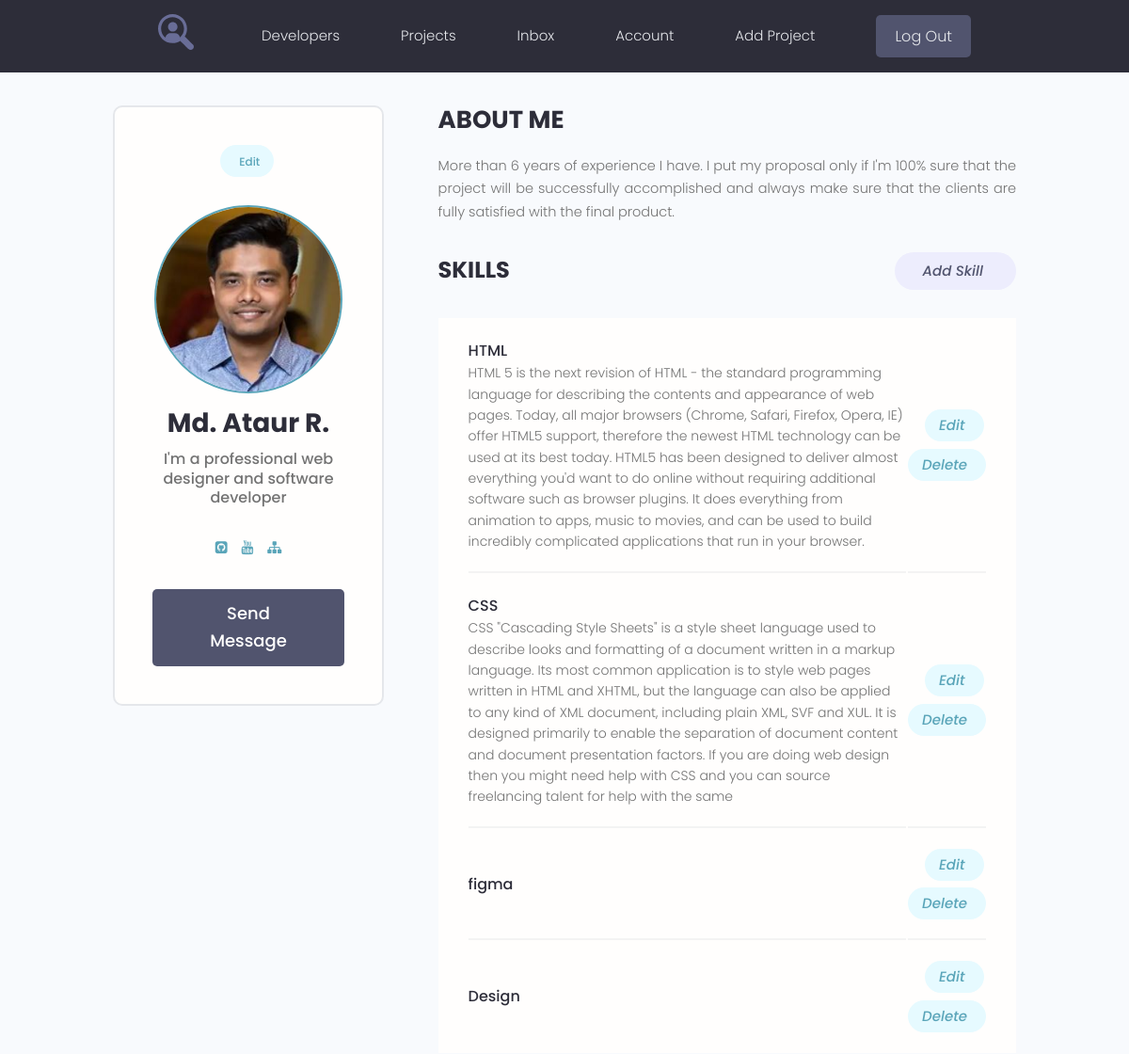
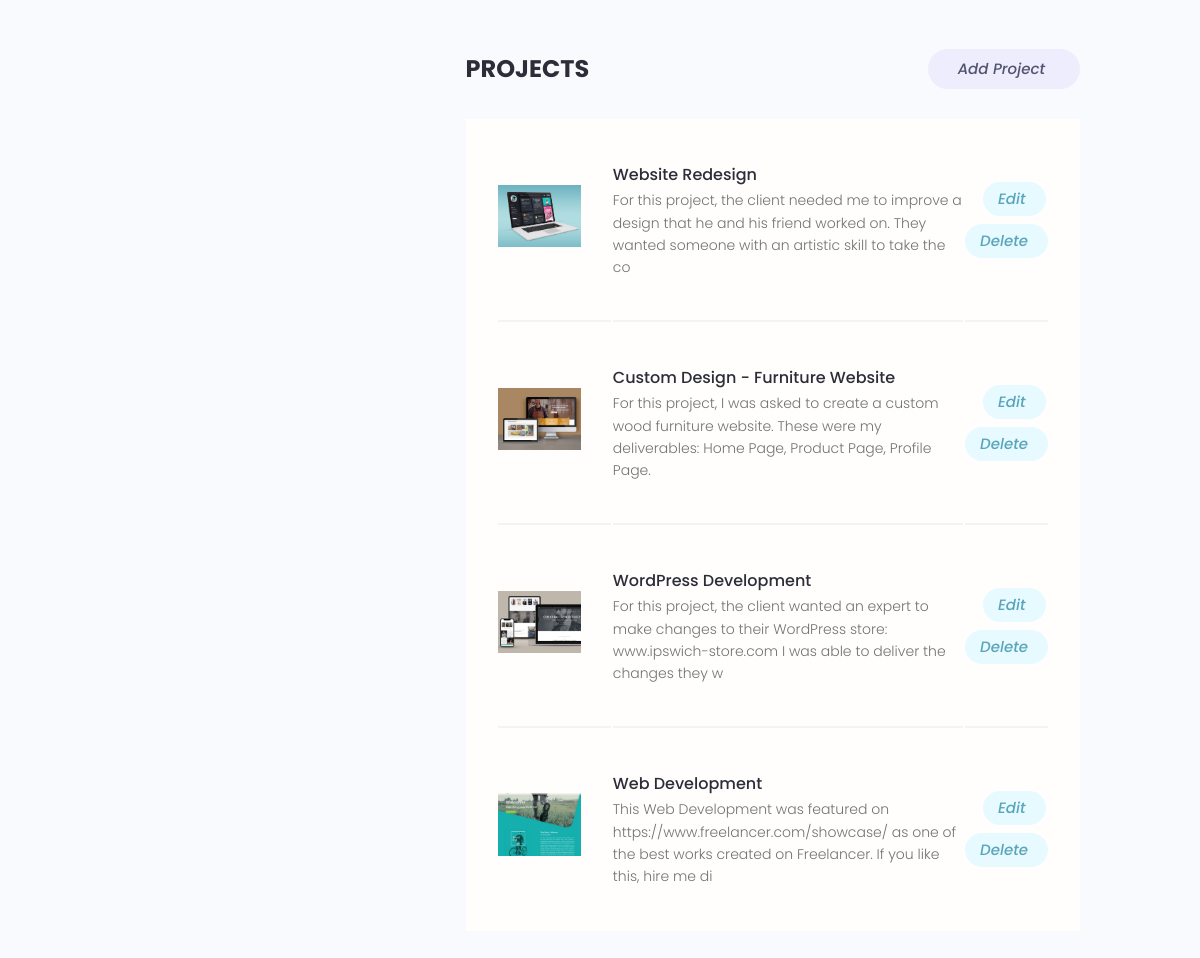
/account/ (signed in), run on the app's committed database (2 pictures, top to bottom).
### users/models.py (models this page shows, shortened)
class Profile(models.Model):
    user = models.OneToOneField(User, on_delete=models.CASCADE, blank=True, null=True)
    name = models.CharField(max_length=200, blank=True, null=True)
    email = models.EmailField(max_length=500, blank=True, null=True)
    username = models.CharField(max_length=200, blank=True, null=True)
    short_info = models.CharField(max_length=200, blank=True, null=True)
    bio = models.TextField(blank=True, null=True)
    profile_image = models.ImageField(upload_to='profiles/', blank=True, null=True,
                                      default='profiles/user-default.png')
    social_github = models.CharField(max_length=200, blank=True, null=True)
    social_youtube = models.CharField(max_length=200, blank=True, null=True)
    social_website = models.CharField(max_length=200, blank=True, null=True)
    created = models.DateTimeField(auto_now_add=True)

class Skill(models.Model):
    owner = models.ForeignKey(Profile, on_delete=models.CASCADE, blank=True, null=True)
    name = models.CharField(max_length=200, blank=True, null=True)
    description = models.TextField(blank=True, null=True)
    created = models.DateTimeField(auto_now_add=True)

### projects/models.py (models this page shows, shortened)
class Project(models.Model):
    owner = models.ForeignKey(Profile, on_delete=models.SET_NULL, null=True, blank=True)
    title = models.CharField(max_length=200)
    description = models.TextField(null=True, blank=True)
    image = models.ImageField(null=True, blank=True, upload_to='projects/%Y/%m/%d', default='default.jpg')
    demo_link = models.URLField(max_length=2000, null=True, blank=True)
    source_link = models.URLField(max_length=2000, null=True, blank=True)
    tags = models.ManyToManyField('Tag', blank=True)
    vote_total = models.IntegerField(null=True, blank=True, default=0)
    vote_ratio = models.IntegerField(null=True, blank=True, default=0)
    created = models.DateTimeField(auto_now_add=True)
    class Meta:
        ordering = ['-vote_ratio', '-vote_total', 'created']

### users/views.py (the view)
# urls.py: path('account/', views.user_account, name='account'),
@login_required(login_url='login')
def user_account(request):
    prof = request.user.profile
    skills = prof.skill_set.all()
    projects = prof.project_set.all()
    context = {
        'profile': prof,
        'skills': skills,
        'projects': projects,
    }
    return render(request, 'users/account.html', context)

### users/templates/users/account.html (shortened to what this page needs)
{% extends 'projects/base.html' %}
{% block content %}
<main class="settingsPage profile my-md">
    <div class="container">
        <div class="layout">
            <div class="column column--1of3">
                <div class="card text-center">
                    <div class="card__body dev">
                        <a class="tag tag--pill tag--main settings__btn" href="{% url 'edit-account' %}"> Edit</a>
                        <img class="avatar avatar--xl dev__avatar" src="{{ profile.profile_image.url }}" alt=''>
                        <h2 class="dev__name">{{ profile.name }}</h2>
                        <p class="dev__title">{{ profile.short_info }}</p>
                        <ul class="dev__social">
                            {% if profile.social_github %}
                            <li>
                                <a title="Github" href="{{ profile.social_github }}" target="_blank"><i
                                        class="fa fa-github-square"></i></a>
                            </li>
                            {% endif %}
                            {% if profile.social_youtube %}
                            <li>
                                <a title="Youtube" href="{{ profile.social_youtube }}" target="_blank"><i
                                        class="fa fa-youtube"></i></a>
                            </li>
                            {% endif %}
                            {% if profile.social_website %}
                            <li>
                                <a title="Personal Website" href="{{ profile.social_website }}" target="_blank"><i
                                        class="fa fa-sitemap"></i></a>
                            </li>
                            {% endif %}
                        </ul>
                         <a href="{% url 'create-message' profile.id %}" class="btn btn--sub btn--lg">Send Message </a>
                    </div>
                </div>
            </div>
            <div class="column column--2of3">
                <div class="devInfo">
                    <h3 class="devInfo__title">About Me</h3>
                    <p class="devInfo__about">
                        {{ profile.bio }}
                    </p>
                </div>
                <div class="settings">
                    <h3 class="settings__title">Skills</h3>
                    <a class="tag tag--pill tag--sub settings__btn tag--lg" href="{% url 'create-skill' %}">
                        <i class="im im-plus"> Add Skill</i>
                    </a>
                </div>
                <table class="settings__table">
                    {% for skill in skills %}
                    <tr>
                        <td class="settings__tableInfo">
                            <h4>{{ skill.name }}</h4>
                            <p>
                                {{ skill.description }}
                            </p>
                        </td>
                        <td class="settings__tableActions">
                            <a class="tag tag--pill tag--main settings__btn" href="{% url 'update-skill' skill.id %}">
                                <i class="im im-edit">Edit</i>
                            </a>
                            <a class="tag tag--pill tag--main settings__btn" href="{% url 'delete-skill' skill.id %}">
                                <i class="im im-x-mark-circle-o">Delete</i>
                            </a>
                        </td>
                    </tr>
                    {% endfor %}
                </table>
                <div class="settings">
                    <h3 class="settings__title">Projects</h3>
                    <a class="tag tag--pill tag--sub settings__btn tag--lg" href="{% url 'create-project' %}">
                        <i class="im im-plus">Add Project</i>
                    </a>
                </div>
                <table class="settings__table">
                    {% for project in projects %}
                    <tr>
                        <td class="settings__thumbnail">
                            <a href="{% url 'project' project.id %}"><img src="{{ project.image.url }}"
                                                                          alt="Project Thumbnail"/></a>
                        </td>
                        <td class="settings__tableInfo">
                            <a href="{% url 'project' project.id %}">{{ project.title }}</a>
                            <p>
                                {{ project.description | slice:'150' }}
                            </p>
                        </td>
                        <td class="settings__tableActions">
                            <a class="tag tag--pill tag--main settings__btn"
                               href="{% url 'update-project' project.id %}">
                                <i class="im im-edit">Edit</i>
                            </a>
                            <a class="tag tag--pill tag--main settings__btn"
                               href="{% url 'delete-project' project.id %}">
                                <i class="im im-x-mark-circle-o">Delete</i>
                            </a>
                        </td>
                    </tr>
                    {% endfor %}
                </table>
            </div>
        </div>
    </div>
</main>
{% endblock %}

### projects/static/styles/app.css (style rules this page uses)
:root { --color-sub: #2d2d39; }
.btn--sub { background-color: var(--color-sub-light); }
.card { border: 2px solid var(--color-light); }
img { width: 100%; }
.tag > i.im { font-size: 1.5rem; margin-right: 0.5rem; }
.profile .card > .dev { padding: 4rem; }
.dev__avatar { display: block; margin: auto; }
.dev__name { color: var(--color-sub); font-size: 2.8rem; font-weight: 700; margin-top: 1rem; margin-bottom: 0.5rem; }
.dev__title { font-size: 1.6rem; font-weight: 500; line-height: 1.3; }
.dev__social { margin: 3rem 0; list-style: none; display: flex; justify-content: center; gap: 1.5rem; }
.devInfo { margin-bottom: 3rem; }
.devInfo__title, .devInfo__subtitle { font-size: 2.6rem; color: var(--color-sub); text-transform: uppercase; font-weight: 700; margin-bottom: 1.5rem; }
.devInfo__about, .devSkill__info { font-size: 1.45rem; line-height: 1.7; text-align: justify; }
.settingsPage .dev > .settings__btn { display: inline-block; margin-bottom: 3rem; }
.settings { display: flex; justify-content: space-between; align-items: center; }
.settings__title { font-size: 2.4rem; text-transform: uppercase; font-weight: 700; color: var(--color-sub); }
.settings__table { margin-top: 3rem; margin-bottom: 5rem; padding: 0 3rem; background: var(--color-white); }
.settings__table tr { width: 100%; }
.settings__table tr > td { padding: 2rem 0; }
.settings__table tr:not(:last-child) td { border-bottom: 2px solid var(--color-white-light); }
.settings__thumbnail { width: 23%; min-width: 10rem; }
.settings__thumbnail img { padding-right: 3rem; height: 15rem; object-fit: contain; }
.settings__tableInfo { width: 100%; }
.settings__tableInfo h4, .settings__tableInfo a { padding-right: 1rem; width: auto; font-size: 1.6rem; font-weight: 500; color: var(--color-sub); }
.settings__tableInfo p { font-size: 1.4rem; }
.settings__tableActions { text-align: right; }

### projects/static/uikit/styles/modules/_variables.css (style rules this page uses)
:root { --color-main: #5aa5b9; --color-main-light: #e6faff; --color-sub: #3f4156; --color-sub-light: #51546e; --color-sub-lighter: #ededfd; --color-text: #737373; --color-gray: #8b8b8b; --color-light: #e5e7eb; --color-light-gray: #767676; --color-bg: #f8fafd; --color-white: #fffefd; --color-white-light: #f3f3f3; --color-success: #359e64; --color-success-bg: #def8e8; --color-error: #fc4b0b; --color-error-bg: #fff2ee; --font-base: 'Poppins', arial, helvetica, 'Segoe UI', roboto, ubuntu, sans-serif; --font-monospace: 'Fira Code', 'Courier New', courier, monospace; --font-regular: 300; --font-medium: 500; --font-bold: 700; --generic-shadow: 1px 1px 5px #00000010; --generic-transition: all 0.3s ease-in-out; }

### projects/static/uikit/styles/modules/_base.css (style rules this page uses)
* { margin: 0; padding: 0; box-sizing: border-box; text-rendering: optimizeLegibility; color: inherit; font-size: inherit; }
html { font-size: 50%; }
@media only screen and (min-width: 480px) { html { font-size: 56.25%; } }
@media only screen and (min-width: 1200px) { html { font-size: 62.5%; } }
body { line-height: 1.6; font-weight: 400; font-size: 1.5rem; color: var(--color-text); background-color: var(--color-bg); min-height: 100vh; }

### projects/static/uikit/styles/modules/_typography.css (style rules this page uses)
* { font-family: var(--font-base); }
h2 { font-size: 3.6rem; font-weight: var(--font-bold); }
h3 { font-size: 3.2rem; font-weight: var(--font-medium); }
h4 { font-size: 2.8rem; font-weight: var(--font-medium); }
p, span, strong { font-size: 1.6rem; color: var(--color-text); font-weight: var(--font-regular); }
a { padding-bottom: 2px; text-decoration: none; display: inline-block; color: var(--color-main); font-weight: var(--font-medium); }

### projects/static/uikit/styles/modules/_utilities.css (style rules this page uses)
.container { width: 92%; max-width: 165rem; margin: 0 auto; box-sizing: border-box; }
@media screen and (min-width: 1000px) { .container { width: 90%; } }
@media screen and (min-width: 1200px) { .container { width: 80%; } }
.text-center { text-align: center; }
.my-md { margin: 3rem auto; }

### projects/static/uikit/styles/modules/_avatar.css (style rules this page uses)
.avatar { border-radius: 50%; border: 2px solid var(--color-main); object-fit: cover; }
.avatar--xl { height: 20rem; width: 20rem; }

### projects/static/uikit/styles/modules/_card.css (style rules this page uses)
.card { border-radius: 1rem; background-color: var(--color-white); border: 1.5px solid var(--color-light); width: auto; height: auto; margin-top: 0.5rem; margin-bottom: 0.5rem; overflow: hidden; }
.card__body, .card__header { padding: 2rem 2.5rem; }

### projects/static/uikit/styles/modules/_layout.css (style rules this page uses)
.layout { display: flex; flex-flow: row wrap; justify-content: space-between; }
.layout > .column { margin-bottom: 3rem; }
.layout > .column.column--1of3 { flex-basis: 30%; }
.layout > .column.column--2of3 { flex-basis: 64%; }

### data on the page
Profile: profile_image (picture), name "Md. Ataur R.", short_info "I'm a professional web designer and software developer", bio "More than 6 years of experience I have. I put my proposal only if I'm 100% sure that the project will be successfully accomplished and always make sure that the clients are fully satisfied with the final product."
Skill: name "HTML", description "HTML 5 is the next revision of HTML - the standard programming language for describing the contents and appearance of web pages. Today, all major browsers (Chrome, Safari, Firefox, Opera, IE) offer HTML5 support, therefore the newest HTML technology can be used at its best today. HTML5 has been designed to deliver almost everything you'd want to do online without requiring additional software such as browser plugins. It does everything from animation to apps, music to movies, and can be used to build incredibly complicated applications that run in your browser."
Skill: name "CSS", description "CSS \"Cascading Style Sheets\" is a style sheet language used to describe looks and formatting of a document written in a markup language. Its most common application is to style web pages written in HTML and XHTML, but the language can also be applied to any kind of XML document, including plain XML, SVF and XUL. It is designed primarily to enable the separation of document content and document presentation factors. If you are doing web design then you might need help with CSS and you can source freelancing talent for help with the same"
Skill: name "figma"
Skill: name "Design"
Project: image (picture), title "Website Redesign", description "For this project, the client needed me to improve a design that he and his friend worked on. They wanted someone with an artistic skill to take the co"
Project: image (picture), title "Custom Design - Furniture Website", description "For this project, I was asked to create a custom wood furniture website. These were my deliverables: Home Page, Product Page, Profile Page."
Project: image (picture), title "WordPress Development", description "For this project, the client wanted an expert to make changes to their WordPress store: www.ipswich-store.com I was able to deliver the changes they w"
Project: image (picture), title "Web Development", description "This Web Development was featured on https://www.freelancer.com/showcase/ as one of the best works created on Freelancer. If you like this, hire me di"
